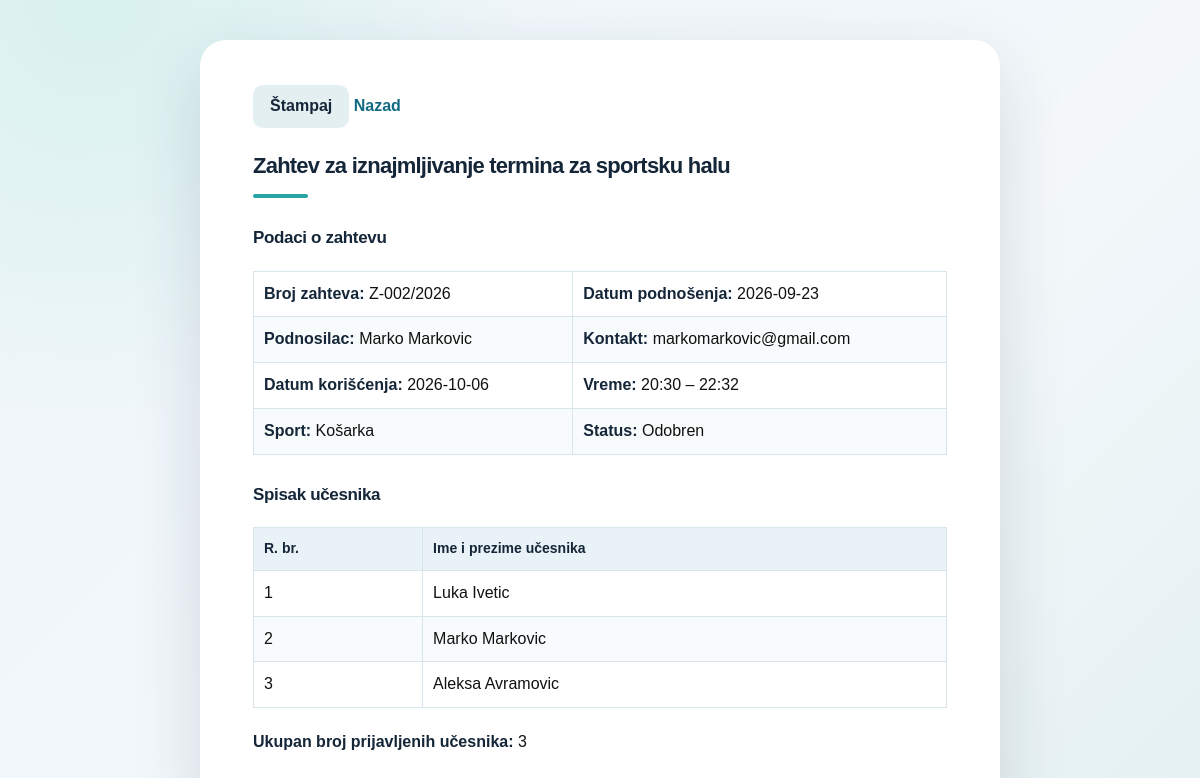
The page /sportska_hala/stampa_zahteva.php?id=3 (signed in) on the database its author committed.
### tables this page shows
CREATE TABLE `zahtevi` (
  `id` int(11) NOT NULL,
  `broj_zahteva` varchar(30) NOT NULL,
  `datum_podnosenja` date NOT NULL,
  `podnosilac` varchar(100) NOT NULL,
  `kontakt` varchar(100) NOT NULL,
  `datum_koriscenja` date NOT NULL,
  `vreme_od` time NOT NULL,
  `vreme_do` time NOT NULL,
  `sport_id` int(11) NOT NULL,
  `status` enum('na_cekanju','odobren','odbijen') NOT NULL DEFAULT 'na_cekanju'
);

CREATE TABLE `sportovi` (
  `id` int(11) NOT NULL,
  `naziv` varchar(50) NOT NULL
);

CREATE TABLE `ucesnici` (
  `id` int(11) NOT NULL,
  `zahtev_id` int(11) NOT NULL,
  `ime_prezime` varchar(100) NOT NULL
);

### sportska_hala/klase/BazaPodataka.php (called while the page is built, shortened)
<?php
class BazaPodataka
{
    public function __construct()
    {
        $this->veza = new PDO(
            'mysql:host=localhost;dbname=sportska_hala;charset=utf8mb4',
            'root',
            ''
        );
    }
}

### sportska_hala/klase/Zahtevi.php (called while the page is built, shortened)
<?php
require_once __DIR__ . '/BazaPodataka.php';
class Zahtevi extends BazaPodataka
{
    public function prikaziJedan(int $id): ?array
    {
        $upit = $this->veza->prepare(
            'SELECT z.*, s.naziv AS sport
             FROM zahtevi z
             JOIN sportovi s ON s.id = z.sport_id
             WHERE z.id = ?'
        );
        $upit->execute([$id]);
        $zahtev = $upit->fetch(PDO::FETCH_ASSOC);
        return $zahtev ?: null;
    }
    public function prikaziUcesnike(int $zahtevId): array
    {
        $upit = $this->veza->prepare(
            'SELECT id, ime_prezime
             FROM ucesnici
             WHERE zahtev_id = ?
             ORDER BY id'
        );
        $upit->execute([$zahtevId]);
        return $upit->fetchAll(PDO::FETCH_ASSOC);
    }
}

### sportska_hala/stampa_zahteva.php (the view, shortened to what this page needs)
<?php
require_once __DIR__ . '/klase/Zahtevi.php';
$id = filter_input(INPUT_GET, 'id', FILTER_VALIDATE_INT);
$zahtevi = new Zahtevi();
$zahtev = $zahtevi->prikaziJedan($id);
$ucesnici = $zahtevi->prikaziUcesnike($id);
$statusNaziv = [
    'na_cekanju' => 'Na čekanju',
    'odobren' => 'Odobren',
    'odbijen' => 'Odbijen'
];
function prikazi(string $vrednost): string
{
    return htmlspecialchars($vrednost, ENT_QUOTES, 'UTF-8');
}
?>
<!DOCTYPE html>
<html lang="sr">
<head>
<link rel="stylesheet" href="stil.css">
</head>
<body>
    <div class="dugme">
        <button type="button" onclick="window.print()">Štampaj</button>
        <a href="detalji_zahteva.php?id=<?= $id ?>">Nazad</a>
    </div>
    <h1>Zahtev za iznajmljivanje termina za sportsku halu</h1>
    <h2>Podaci o zahtevu</h2>
    <table>
        <tr>
            <td><strong>Broj zahteva:</strong> <?= prikazi($zahtev['broj_zahteva']) ?></td>
            <td><strong>Datum podnošenja:</strong> <?= prikazi($zahtev['datum_podnosenja']) ?></td>
        </tr>
        <tr>
            <td><strong>Podnosilac:</strong> <?= prikazi($zahtev['podnosilac']) ?></td>
            <td><strong>Kontakt:</strong> <?= prikazi($zahtev['kontakt']) ?></td>
        </tr>
        <tr>
            <td><strong>Datum korišćenja:</strong> <?= prikazi($zahtev['datum_koriscenja']) ?></td>
            <td>
                <strong>Vreme:</strong>
                <?= prikazi(substr($zahtev['vreme_od'], 0, 5)) ?>
                –
                <?= prikazi(substr($zahtev['vreme_do'], 0, 5)) ?>
            </td>
        </tr>
        <tr>
            <td><strong>Sport:</strong> <?= prikazi($zahtev['sport']) ?></td>
            <td>
                <strong>Status:</strong>
                <?= prikazi($statusNaziv[$zahtev['status']] ?? $zahtev['status']) ?>
            </td>
        </tr>
    </table>
    <h2>Spisak učesnika</h2>
    <table>
        <thead>
            <tr>
                <th>R. br.</th>
                <th>Ime i prezime učesnika</th>
            </tr>
        </thead>
        <tbody>
            <?php foreach ($ucesnici as $redniBroj => $ucesnik): ?>
                <tr>
                    <td><?= $redniBroj + 1 ?></td>
                    <td><?= prikazi($ucesnik['ime_prezime']) ?></td>
                </tr>
            <?php endforeach; ?>
        </tbody>
    </table>
    <p><strong>Ukupan broj prijavljenih učesnika:</strong> <?= count($ucesnici) ?></p>
</body>
</html>

### sportska_hala/stil.css (style rules this page uses)
:root { color-scheme: light; --tamna: #142638; --tekst: #23384a; --prigusena: #64788b; --plava: #126a82; --plava-tamna: #0b5369; --svetla: #edf7f7; --linija: #d8e5eb; --senka: 0 24px 70px rgba(20, 45, 61, .14); }
* { box-sizing: border-box; }
html { min-height: 100%; background: radial-gradient(circle at 8% 0%, #d8f1ef, transparent 30%), linear-gradient(135deg, #edf5fa, #f4f8fb 60%, #e3f0f1); }
body { max-width: 1120px; min-height: calc(100vh - 76px); margin: 38px auto; padding: 44px 52px 56px; border: 1px solid rgba(255,255,255,.8); border-radius: 26px; background: #fff; box-shadow: var(--senka); color: var(--tekst); font: 16px/1.55 system-ui, -apple-system, "Segoe UI", Arial, sans-serif; }
h1, h2 { color: var(--tamna); line-height: 1.2; }
h1 { margin: 0 0 25px; font-size: clamp(27px, 3vw, 38px); letter-spacing: -.035em; }
h2 { margin: 32px 0 16px; font-size: 21px; letter-spacing: -.02em; }
h1::after { content: ""; display: block; width: 55px; height: 4px; margin-top: 15px; border-radius: 8px; background: #28a4a5; }
p { margin: 12px 0; }
strong { color: var(--tamna); }
a { color: var(--plava); font-weight: 600; text-decoration: none; }
input, select, button { font: inherit; }
button { min-height: 42px; padding: 9px 17px; border: 0; border-radius: 10px; background: var(--plava); color: #fff; font-weight: 650; cursor: pointer; transition: background .15s ease, transform .15s ease; }
button[type="button"], form[action="odjava.php"] button { background: #e4eff2; color: var(--tamna); }
table { width: 100%; margin: 22px 0; border-collapse: collapse; background: white; }
th, td { padding: 12px 13px; border: 1px solid var(--linija) !important; text-align: left; vertical-align: middle; }
th { background: #e9f2f6 !important; color: var(--tamna); font-size: 14px; }
tbody tr:nth-child(even) { background: #f8fbfc; }

### sportska_hala/stampa_zahteva.php (style rules this page uses)
body { font-family: Arial, sans-serif; max-width: 800px; margin: 40px auto; color: #111; }
h1 { font-size: 22px; margin-bottom: 30px; }
h2 { font-size: 17px; margin-top: 30px; }
table { width: 100%; border-collapse: collapse; }
th, td { border: 1px solid #bbb; padding: 10px; text-align: left; }
th { background: #eee; }
.dugme { margin-bottom: 25px; }

### rows shown on the page
zahtevi: broj_zahteva "Z-002/2026", datum_podnosenja "2026-09-23", podnosilac "Marko Markovic", kontakt "markomarkovic@gmail.com", datum_koriscenja "2026-10-06", vreme_od "20:30", vreme_do "22:32", sport.naziv "Košarka", status "Odobren"
ucesnici: ime_prezime "Luka Ivetic"
ucesnici: ime_prezime "Marko Markovic"
ucesnici: ime_prezime "Aleksa Avramovic"

### other values the page prints
count($ucesnici) "3"
